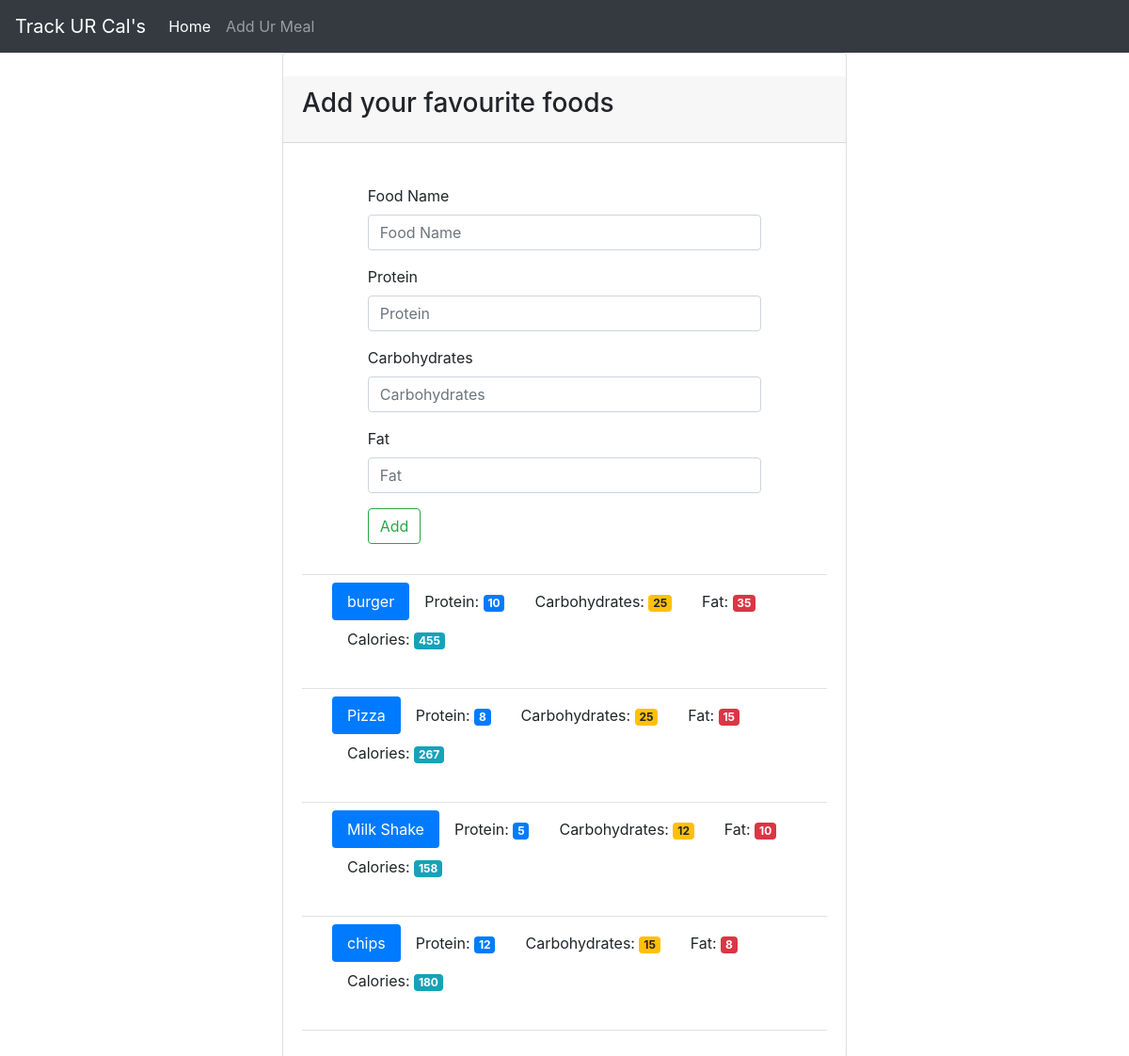
The app's page /food with its own data.
### tables this page shows
CREATE TABLE food (
    id integer primary key autoincrement,
    name text not null,
    protein integer not null,
    carbohydrates integer not null,
    fat integer not null,
    calories integer not null
);

### app.py (the view, shortened to what this page needs)
@app.route('/food', methods=['GET', 'POST'])
def food():
    db = get_db()
    cur = db.execute('select name, protein, carbohydrates, fat, calories from food')
    results = cur.fetchall()
    return render_template('add_food.html', title='Add Your Foods', results=results)

### app.py (called while the page is built)
def connect_db():
    sql = sqlite3.connect('food_log.db')
    sql.row_factory = sqlite3.Row
    return sql

def get_db():
    if not hasattr(g, 'sqlite3_db'):
        g.sqlite_db = connect_db()
    return g.sqlite_db

### templates/add_food.html (shortened to what this page needs)
{% extends "base.html" %}
{% block content %}
<div class="container-fluid  theme-showcase col-md-6" role="main">
    <div class="row">
          <div class="card" style="width: 100%;">
            <div class="card-header mt-4 mb-4">
              <h3 class="card-title">Add your favourite foods</h3>
            </div>
            <div class="card-body">
              <form style="width: 75%; margin: 0 auto;" method="POST" action="{{ url_for('food') }}">
                <div class="form-group">
                  <label for="food-name">Food Name</label>
                  <input type="text" class="form-control" id="food-name" name="food-name" placeholder="Food Name">
                </div>
                <div class="form-group">
                  <label for="protein">Protein</label>
                  <input type="number" class="form-control" id="protein" name="protein" placeholder="Protein">
                </div>
                <div class="form-group">
                  <label for="carbohydrates">Carbohydrates</label>
                  <input type="number" class="form-control" id="carbohydrates" name="carbohydrates" placeholder="Carbohydrates">
                </div>
                <div class="form-group">
                  <label for="fat">Fat</label>
                  <input type="number" class="form-control" id="fat" name="fat" placeholder="Fat">
                </div>
                <button type="submit" class="btn btn-outline-success">Add</button>
              </form>
              <div class="pb-2 mt-4 mb-2 border-bottom"></div>
            {% for food in results %}
              <ul style="width: 100%; margin-left: 2rem;" class="nav nav-pills" role="tablist">
                <li class="nav-item"><a class="nav-link active">{{ food.name }}</a></li>
                <li class="nav-item"><a class="nav-link">Protein: <span class="badge badge-primary">{{food.protein}}</span></a></li>
                <li class="nav-item"><a class="nav-link">Carbohydrates: <span class="badge badge-warning">{{food.carbohydrates}}</span></a></li>
                <li class="nav-item"><a class="nav-link">Fat: <span class="badge badge-danger">{{food.fat}}</span></a></li>
                <li class="nav-item"><a class="nav-link">Calories: <span class="badge badge-info">{{food.calories}}</span></a></li>
              </ul>
              <div class="pb-2 mt-4 mb-2 border-bottom"></div>
            {% endfor %}
            </div>
          </div>
        </div>
    </div>
{% endblock %}

### records on screen
food: name "burger", protein "10", carbohydrates "25", fat "35", calories "455"
food: name "Pizza", protein "8", carbohydrates "25", fat "15", calories "267"
food: name "Milk Shake", protein "5", carbohydrates "12", fat "10", calories "158"
food: name "chips", protein "12", carbohydrates "15", fat "8", calories "180"
